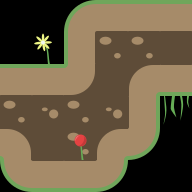

Below is a game level as drawn by its tile map, then a one-line description and the .tmx that defines it (tile-layer data replaced by summaries):
An orthogonal 6x6 tile map with 32x32 px tiles, 2 tile layers (ground, deco).

<map version="1.0" orientation="orthogonal" renderorder="left-down" width="6" height="6" tilewidth="32" tileheight="32" nextobjectid="12">
 <tileset firstgid="1" source="tileset.tsx" />
 <layer name="ground" width="6" height="6">
  <data>[36 cells, 28 non-empty, 13 distinct tile ids]</data>
 </layer>
 <layer name="deco" width="6" height="6">
  <data>[36 cells, 3 non-empty, 3 distinct tile ids]</data>
 </layer>
</map>
